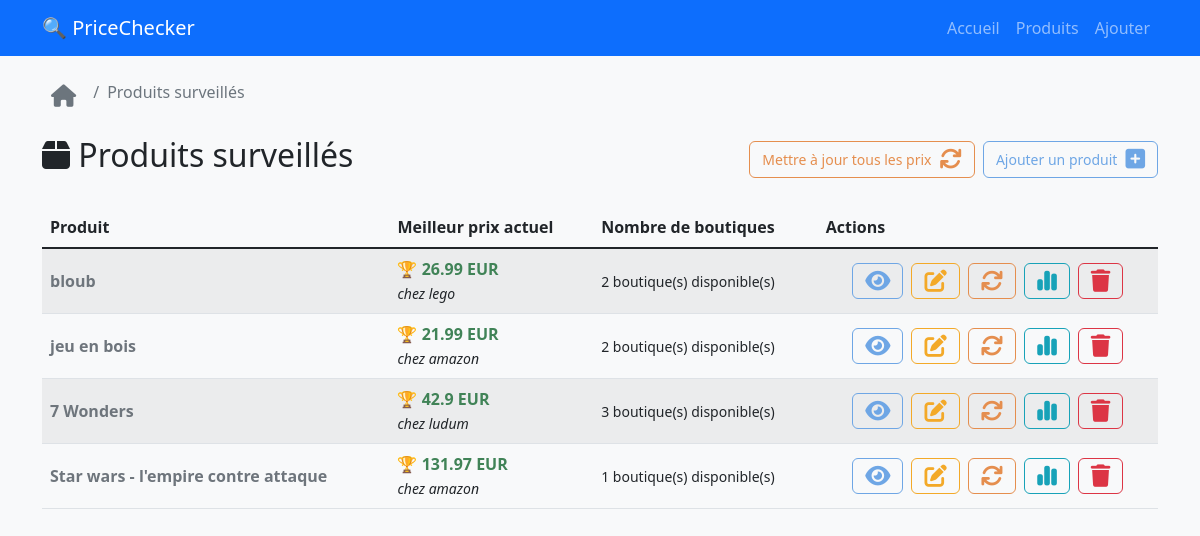
The page /products on the database as committed earlier.
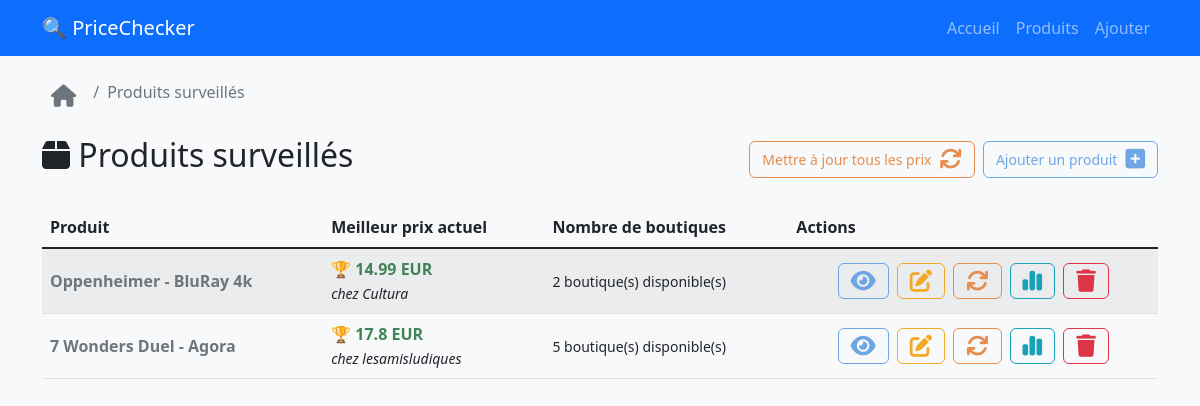
The same page on the database as committed later.
### tables this page shows
CREATE TABLE products (
            id INTEGER PRIMARY KEY AUTOINCREMENT,
            name TEXT NOT NULL,
            description TEXT,
            created_at TIMESTAMP DEFAULT CURRENT_TIMESTAMP,
            updated_at TIMESTAMP DEFAULT CURRENT_TIMESTAMP
        );

CREATE TABLE price_history (
            id INTEGER PRIMARY KEY AUTOINCREMENT,
            product_link_id INTEGER NOT NULL,
            price REAL,
            currency TEXT DEFAULT 'EUR',
            is_available BOOLEAN DEFAULT 1,
            scraped_at TIMESTAMP DEFAULT CURRENT_TIMESTAMP,
            error_message TEXT,
            FOREIGN KEY (product_link_id) REFERENCES product_links (id) ON DELETE CASCADE
        );

CREATE TABLE product_links (
            id INTEGER PRIMARY KEY AUTOINCREMENT,
            product_id INTEGER NOT NULL,
            shop_name TEXT NOT NULL,
            url TEXT NOT NULL,
            css_selector TEXT,
            is_active BOOLEAN DEFAULT 1,
            created_at TIMESTAMP DEFAULT CURRENT_TIMESTAMP,
            updated_at TIMESTAMP DEFAULT CURRENT_TIMESTAMP,
            FOREIGN KEY (product_id) REFERENCES products (id) ON DELETE CASCADE
        );

### app/routes.py (the view)
@main.route('/products')
def products():
    try:
        products = get_all_products()
        for product in products:
            try:
                price_data = get_latest_prices(product['id'])
                if price_data and 'best_price' in price_data:
                    product['best_price'] = price_data['best_price']
                else:
                    product['best_price'] = None
                if price_data and 'prices' in price_data:
                    available_prices = [
                        p for p in price_data['prices']
                        if p['is_available'] and p['price'] is not None
                    ]
                    product['available_shops'] = len(available_prices)
                    product['has_prices'] = len(price_data['prices']) > 0
                    product['recent_prices'] = available_prices[:3]
                else:
                    product['available_shops'] = 0
                    product['has_prices'] = False
                    product['recent_prices'] = []
            except Exception as e:
                logger.warning(f"Erreur récupération prix pour produit {product['id']}: {e}")
                product['best_price'] = None
                product['available_shops'] = 0
                product['has_prices'] = False
                product['recent_prices'] = []
        return render_template('products.html', products=products)
    except Exception as e:
        logger.error(f"Erreur lors du chargement des produits: {e}")
        flash('Erreur lors du chargement des produits', 'error')
        return render_template('products.html', products=[])

### database/models.py (called while the page is built)
def get_db_connection():
    try:
        if current_app:
            db_path = current_app.config.get('DATABASE_PATH', 'pricechecker.db')
        else:
            db_path = 'pricechecker.db'
        conn = sqlite3.connect(db_path)
        conn.row_factory = sqlite3.Row
        if hasattr(current_app.config, 'SQLITE_PRAGMAS'):
            for pragma, value in current_app.config.SQLITE_PRAGMAS.items():
                conn.execute(f"PRAGMA {pragma} = {value}")
        return conn
    except Exception as e:
        logger.error(f"Erreur connexion DB: {e}")
        raise

def dict_from_row(row):
    if row is None:
        return None
    return {key: row[key] for key in row.keys()}

def get_all_products():
    conn = get_db_connection()
    cursor = conn.cursor()
    rows = cursor.execute('''
        SELECT id, name, description, created_at, updated_at
        FROM products
        ORDER BY created_at DESC
    ''').fetchall()
    conn.close()
    products = []
    for row in rows:
        product_dict = dict_from_row(row)
        if product_dict['created_at']:
            pass
        products.append(product_dict)
    return products

### app/templates/products.html (shortened to what the changed rows need)
{% extends "base.html" %}
{% block content %}
<div class="row">
    <div class="col-md-12">
        <div class="d-flex justify-content-between align-items-center mb-4">
            <h2><i class="fa-solid fa-box"></i> Produits surveillés</h2>
        </div>
        {% if products %}
            <div class="table-responsive">
            <table class="table table-striped">
                <thead>
                    <tr>
                        <th>Produit</th>
                        <th>Meilleur prix actuel</th>
                        <th>Nombre de boutiques</th>
                        <th>Actions</th>
                    </tr>
                </thead>
                <tbody>
                    {% for product in products %}
                        <tr>
                            <td class="td-vertical-middle">
                                <span class="clean-link">
                                    <a href="{{ url_for('main.product_detail', product_id=product.id) }}">
                                        <strong>{{ product.name }}</strong>
                                    </a>
                                </span>
                            </td>
                            <td class="td-vertical-middle">
                                {% if product.best_price %}
                                    <div class="best-price">
                                        <a href="{{ product.best_price.url }}"
                                        target="_blank"
                                        class="clean-bestprice">
                                            <strong>🏆 {{ product.best_price.price }} {{ product.best_price.currency }}</strong>
                                        </a>
                                        <br>
                                        <small><i>chez {{ product.best_price.shop_name }}</i></small>
                                    </div>
                                {% endif %}
                            </td>
                            <td class="td-vertical-middle">
                                {% if product.available_shops > 0 %}
                                    <small class="shop-count">
                                         {{ product.available_shops }} boutique(s) disponible(s)
                                    </small>
                                {% else %}
                                    <div class="no-shop">
                                        Aucun lien configuré
                                    </div>
                                {% endif %}
                            </td>
                            <td class="td-vertical-middle">
                                <div class="d-flex gap-2 justify-content-center action-buttons">
                                    <a href="{{ url_for('main.product_detail', product_id=product.id) }}"
                                        class="btn btn-action-view btn-sm"
                                        title="Voir les détails">
                                        <i class="fas fa-eye"></i>
                                    </a>
                                    <a href="{{ url_for('main.edit_product', product_id=product.id) }}"
                                        class="btn btn-action-edit btn-sm"
                                        title="Modifier le produit">
                                        <i class="fas fa-edit"></i>
                                    </a>
                                    <form method="POST" action="{{ url_for('main.products_single_scrape', product_id=product.id) }}" class="d-inline" title="Récupérer les prix">
                                        <button type="submit" class="btn btn-action-scrap btn-sm btn-single-scrape"
                                                data-product-id="{{ product.id }}"
                                                onclick="handleSingleScrapeClick(this, event);">
                                            <i class="fa-solid fa-arrows-rotate"></i>
                                        </button>
                                    </form>
                                    <a href="{{ url_for('main.price_history', product_id=product.id) }}"
                                        class="btn btn-action-chart btn-sm"
                                        title="Historique des prix">
                                        <i class="fa-solid fa-chart-simple"></i>
                                    </a>
                                    <button type="button"
                                        class="btn btn-action-delete btn-sm"
                                        title="Supprimer le produit"
                                        onclick="confirmDeleteProduct('{{ product.id }}', '{{ product.name|e }}')">
                                        <i class="fas fa-trash"></i>
                                    </button>
                                </div>
                            </td>
                        </tr>
                    {% endfor %}
                </tbody>
            </table>
        {% endif %}
        </div>
    </div>
</div>
{% endblock %}

Rows that differ between the two databases and show on the page:
removed products: name "bloub", best_price.price "26.99", best_price.currency "EUR", best_price.shop_name "lego", available_shops "2"
removed products: name "jeu en bois", best_price.price "21.99", best_price.currency "EUR", best_price.shop_name "amazon", available_shops "2"
removed products: name "7 Wonders", best_price.price "42.9", best_price.currency "EUR", best_price.shop_name "ludum", available_shops "3"
removed products: name "Star wars - l'empire contre attaque", best_price.price "131.97", best_price.currency "EUR", best_price.shop_name "amazon", available_shops "1"
added products: name "Oppenheimer - BluRay 4k", best_price.price "14.99", best_price.currency "EUR", best_price.shop_name "Cultura", available_shops "2"
added products: name "7 Wonders Duel - Agora", best_price.price "17.8", best_price.currency "EUR", best_price.shop_name "lesamisludiques", available_shops "5"
